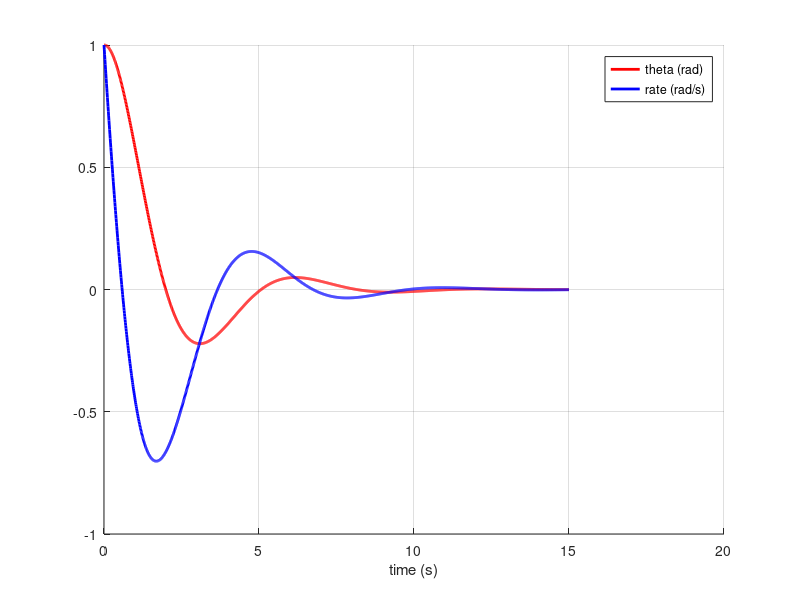

The MATLAB source for this figure:
clear; clc; close all

% System matrices!
A=[2,0;1,-1]; B=[1;1];
% Let's pick our favorite poles!
P=[-0.5+1i,-0.5-1i];
% P=[-0.1, 0.1];
% Pole placement!
K=place(A,B,P);

% Compute the solution!
x0 = [1;1]; t=0; tf=15; Ts = 0.01;
time = t : Ts : tf;
x = zeros(size(x0, 1), size(time, 2));
x(:, 1) = x0;
control = zeros(1, size(time,2));
control(1) = -K * x0;




for i = 1 : size(time, 2) - 1
    x(:, i + 1) = x(:, i) + Ts .* (A*x(:, i) + B * control(i));
%     control(i+1) = -K * x(:, i+1);   
    control(i+1) = -K * x(:, i);
end

figure
hold on

plot(time, x(1, :), 'r', 'LineWidth', 2);
plot(time, x(2, :), 'b', 'LineWidth', 2);
legend('theta (rad)', 'rate (rad/s)')
xlabel('time (s)')

grid
% while (t<tf);
% x=x+dt.*(A-B*K)*x;
% t=t+dt;
% plot(t, x(1));
% grid
% end; 